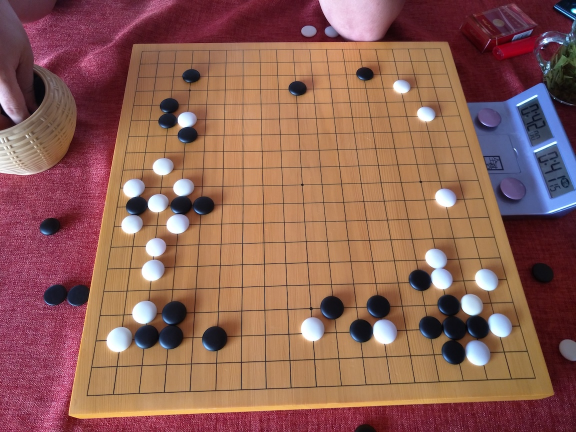
#> input picture data/raw/IMG20160706171004-16.jpg, 1152 x 864 px (shown at 1/2 size)
$ python Tran-BoardDect4.py
#> lines starting #> are read from the running program, lines starting #| are printed output that depends on the picture; after the words box and inside, x2 and y2 are one past the last pixel; in counts of white or black regions, pixels touching at a corner belong together
#整合版本：先进行透视变换，然后进行棋盘线检测
#添加自动缩放功能以适应高分辨率图片
# 这版没有损失，但增加了未成功的新功能，是目前正开发的最佳版 6/19 21:11
import cv2
import numpy as np
from collections import defaultdict
import math

# [6 lines of commented-out code are left out]
img = cv2.imread('../data/raw/IMG20160706171004-16.jpg')
#> img is the input picture: shape (864, 1152, 3); mean B, G, R 84.6, 96, 142.4

if img is None:
    print("没找到照片")
    exit()

# ====== 新增：自动缩放图片功能 ======
def auto_resize_image(image, target_width):
    """
    自动缩放图片到合适的尺寸进行处理
    target_width: 目标宽度，默认1000像素
    """
#> called with target_width = 1500
    height, width = image.shape[:2]
    print(f"原图尺寸: {width} x {height}")
#| 原图尺寸: 1152 x 864

    # 如果图片宽度超过目标宽度，则缩放
    #if width > target_width:
    if width > 2500:
        #scale_factor = target_width / width
        scale_factor = int((width * 10 / target_width))
        print("scale_factor is:", scale_factor)
        new_width = width * 10 // scale_factor
        #new_width = target_width
        #new_height = int(height * scale_factor)
        new_height = height * 10 // scale_factor

        #resized_img = cv2.resize(image, (new_width, new_height), interpolation=cv2.INTER_AREA)
        #resized_img = cv2.resize(image, (width*10//scale_factor, height*10//scale_factor), interpolation=cv2.INTER_AREA)
        resized_img = cv2.resize(image, (new_width, new_width), interpolation=cv2.INTER_AREA)
        print(f"缩放后尺寸: {new_width} x {new_height} (缩放比例: {scale_factor:.3f})")
        #print(f"缩放后尺寸: {width*10//scale_factor} x {height*10//scale_factor} (缩放比例: {scale_factor:.3f})")
        return resized_img, scale_factor
    else:
        print("图片尺寸合适，无需缩放")
        return image, 1.0

# 缩放图片
img, scale_factor = auto_resize_image(img, target_width=1500)
#> scale_factor = 1

# ====== 计算动态参数 ======
# 基准尺寸：1350像素宽度
base_width = 1350
current_width = img.shape[1]
param_scale = current_width / base_width if current_width < base_width else 1.0

print(f"当前图片宽度: {current_width}, 参数缩放比例: {param_scale:.3f}")
#| 当前图片宽度: 1152, 参数缩放比例: 0.853

# 动态调整的参数
perspective_size = int(660 * param_scale)
print("perspective_size changed from 660 to:", perspective_size)
#| perspective_size changed from 660 to: 563
perspective_corner = int(650 * param_scale)
print("perspective_corner changed from 650 to:", perspective_corner)
#| perspective_corner changed from 650 to: 554
hough_threshold = max(20, int(80 * param_scale))
print("hough_threshold changed from 20 to:", hough_threshold)
#| hough_threshold changed from 20 to: 68
min_line_length = max(20, int(100 * param_scale))
print("min_line_lengh changed from 20 to:", min_line_length)
#| min_line_lengh changed from 20 to: 85
max_line_gap = max(3, int(10 * param_scale))
print("max_line_gap changed from 3 to:", max_line_gap)
#| max_line_gap changed from 3 to: 8
line_filter_length = max(15, int(50 * param_scale))
print("line_filter_length changed from: max(15 to: ", line_filter_length)
#| line_filter_length changed from: max(15 to:  42
merge_tolerance = max(5, int(15 * param_scale))
print("merge_tolerance changed from 5 to:", merge_tolerance)
#| merge_tolerance changed from 5 to: 12
row_tolerance = max(8, int(20 * param_scale))
print("row_tolerance changed from 8 to:", row_tolerance)
#| row_tolerance changed from 8 to: 17
min_dist_threshold = max(8, int(20 * param_scale))
print("min_dis_threshold changed from 8 to:", min_dist_threshold)
#| min_dis_threshold changed from 8 to: 17
min_radius = max(3, int(8 * param_scale))
print("min_radius changed from 3 to:", min_radius)
#| min_radius changed from 3 to: 6
max_radius = max(8, int(25 * param_scale))
print("max_radius changed  from 8 to:", max_radius)
#| max_radius changed  from 8 to: 21
min_dist_circles = max(8, int(20 * param_scale))
print("min_dist_circles changed from 8 to:", min_dist_circles)
#| min_dist_circles changed from 8 to: 17

print(f"动态参数: perspective_size={perspective_size}, hough_threshold={hough_threshold}")
#| 动态参数: perspective_size=563, hough_threshold=68
print(f"min_line_length={min_line_length}, merge_tolerance={merge_tolerance}")
#| min_line_length=85, merge_tolerance=12

# ====== 缩放功能结束 ======

original_img = img.copy()
cv2.imshow("original picture", img)

print("开始透视变换...")

# ====== 透视变换部分 ======
im_gray = cv2.cvtColor(img, cv2.COLOR_BGR2GRAY)
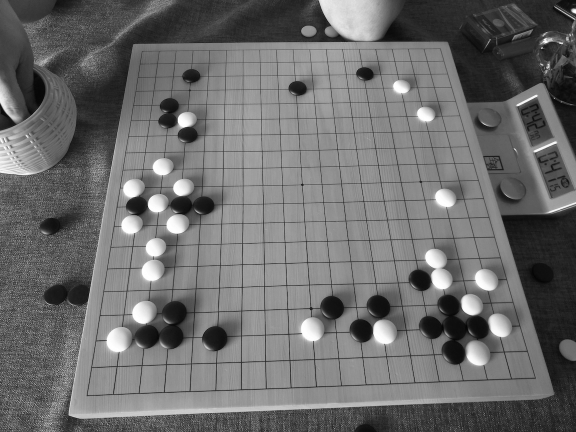
#> im_gray: shape (864, 1152) (shown at 1/2 size); min 1, max 255, mean 108.6
im_gray = cv2.GaussianBlur(im_gray, (3,3), 0) # 滤波降噪
im_edge = cv2.Canny(im_gray, 30, 50) # 边缘检测
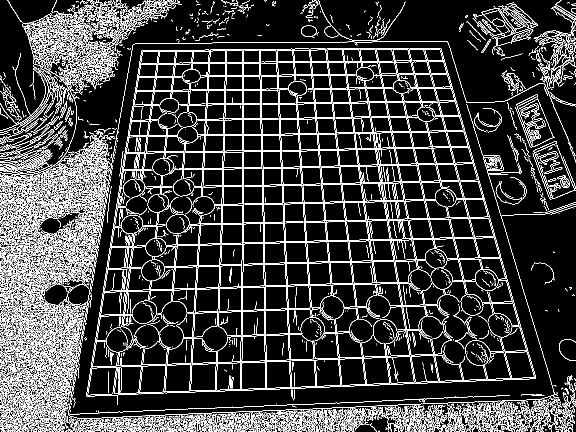
#> im_edge: shape (864, 1152) (shown at 1/2 size); 14.4% white in thin lines or dots

cv2.imshow('Edge Detection', im_edge) # 显示边缘检测结果

contours, hierarchy = cv2.findContours(im_edge, cv2.RETR_EXTERNAL, cv2.CHAIN_APPROX_SIMPLE) # 提取轮廓
#> contours = 2804 contours, 2581 with area under 20; largest, box (x1, y1, x2, y2) and area: (173, 96, 1072, 793) 496754, (0, 480, 141, 775) 5834, (92, 83, 1110, 864) 4238, (117, 82, 237, 158) 1752, (43, 357, 127, 459) 1512
rect, area = None, 0 # 找到的最大四边形及其面积

for item in contours:
    hull = cv2.convexHull(item) # 寻找凸包
    epsilon = 0.1 * cv2.arcLength(hull, True) # 忽略弧长10%的点
    approx = cv2.approxPolyDP(hull, epsilon, True) # 将凸包拟合为多边形
    if len(approx) == 4 and cv2.isContourConvex(approx): # 如果是凸四边形
        ps = np.reshape(approx, (4,2))
        ps = ps[np.lexsort((ps[:,0],))]
        lt, lb = ps[:2][np.lexsort((ps[:2,1],))]
        rt, rb = ps[2:][np.lexsort((ps[2:,1],))]
        a = cv2.contourArea(approx) # 计算四边形面积
        if a > area:
            area = a
            rect = (lt, lb, rt, rb)
#> this loop made 2804 passes
#> (epsilon, lt, lb, rt, rb, a) on passes 134, 138, 165, 166, 191, 202, 247: (0.748, [1011, 858], [1012, 859], [1012, 856], [1013, 857], 3), (2.24, [524, 863], [528, 863], [528, 856], [531, 857], 24.5), (1.48, [97, 855], [99, 860], [101, 856], [101, 859], 12), (2.72, [90, 856], [91, 863], [93, 855], [98, 863], 39), (2.71, [403, 853], [404, 861], [408, 856], [409, 863], 35), (2.85, [824, 855], [825, 863], [828, 852], [829, 863], 39.5), (0.915, [969, 850], [970, 853], [970, 849], [971, 852], 4)
#> after the loop, area = 549286; rect = ([92, 343], [140, 832], [1086, 166], [1108, 789])

# 检查是否找到棋盘
if rect is None:
    print('在图像文件中找不到棋盘！使用原图进行后续处理...')
    # 如果没找到棋盘轮廓，使用原图
    img = original_img
    gray = cv2.cvtColor(img, cv2.COLOR_BGR2GRAY)
else:
    print('棋盘坐标：')
    print('\t左上角:(%d,%d)'%(rect[0][0],rect[0][1]))
#| 	左上角:(92,343)
    print('\t左下角:(%d,%d)'%(rect[1][0],rect[1][1]))
#| 	左下角:(140,832)
    print('\t右上角:(%d,%d)'%(rect[2][0],rect[2][1]))
#| 	右上角:(1086,166)
    print('\t右下角:(%d,%d)'%(rect[3][0],rect[3][1]))
#| 	右下角:(1108,789)

    # 显示找到的角点
    corner_img = img.copy()
    for p in rect:
        cv2.circle(corner_img,(p[0],p[1]),15,(0,255,0),-1)
#> this loop made 4 passes
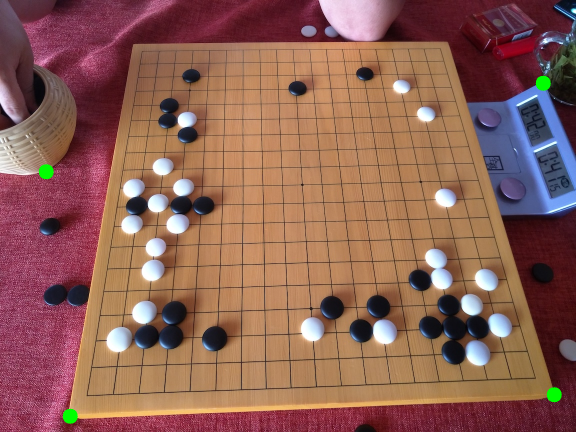
#> corner_img: shape (864, 1152, 3) (shown at 1/2 size); 0.28% of pixels changed, all inside (x1, y1, x2, y2) = (77, 151, 1124, 848)
    cv2.imshow('Found Corners', corner_img)

    # 执行透视变换
    lt, lb, rt, rb = rect
#> lt = [92, 343]; lb = [140, 832]; rt = [1086, 166]; rb = [1108, 789]
    pts1 = np.float32([(10,10), (10,perspective_corner), (perspective_corner,10), (perspective_corner,perspective_corner)]) # 预期的棋盘四个角的坐标
    pts2 = np.float32([lt, lb, rt, rb]) # 当前找到的棋盘四个角的坐标
#> pts2 = [[92, 343], [140, 832], [1086, 166], [1108, 789]]
    m = cv2.getPerspectiveTransform(pts2, pts1) # 生成透视矩阵
#> m = [[0.681, -0.0675, -29.6], [0.19, 1.05, -368.4], [0.000255, -8.74e-05, 1]]

    # 对原图执行透视变换
    img = cv2.warpPerspective(original_img, m, (perspective_size, perspective_size))
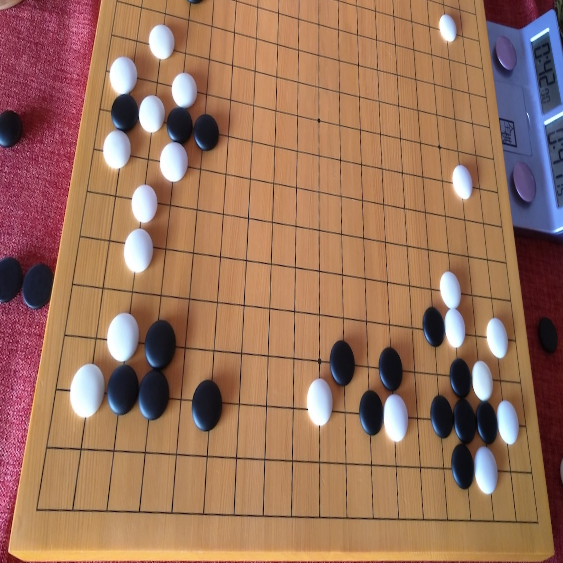
#> img: shape (563, 563, 3); mean B, G, R 91.5, 114.3, 156.3
    gray = cv2.warpPerspective(im_gray, m, (perspective_size, perspective_size))
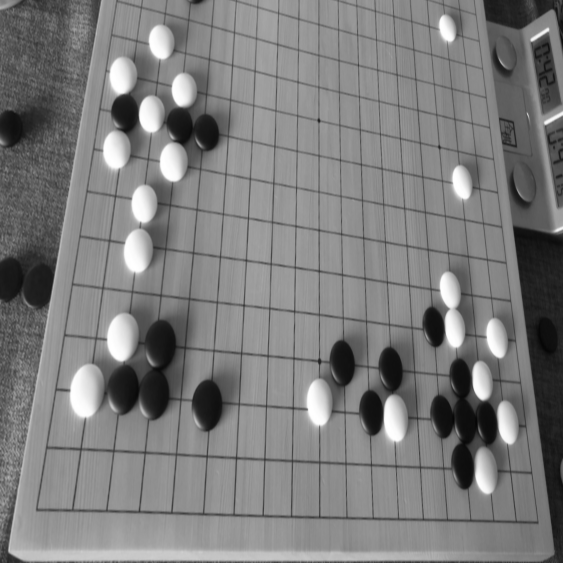
#> gray: shape (563, 563); min 5, max 255, mean 124.3

    cv2.imshow('Perspective Corrected', img)
    print("透视变换完成！")

# ====== 棋盘线检测部分 ======
print("开始棋盘线检测...")

# 高斯模糊
blur = cv2.GaussianBlur(gray, (5, 5), 0)

# 边缘检测
edges = cv2.Canny(blur, 50, 150)
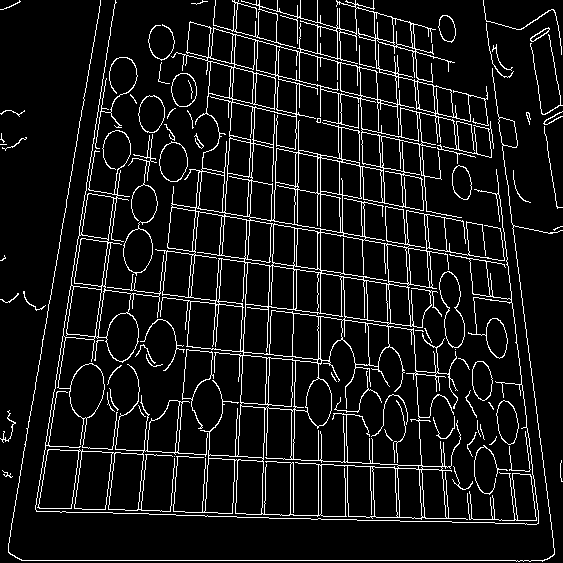
#> edges: shape (563, 563); 8.7% white in thin lines or dots
cv2.imshow('edges', edges)

# 使用霍夫变换检测直线
lines = cv2.HoughLinesP(edges, 1, np.pi/180, threshold=hough_threshold, minLineLength=min_line_length, maxLineGap=max_line_gap)
#> lines = 99 rows, first 6: [21, 560, 544, 560], [38, 511, 106, 78], [45, 448, 188, 456], [35, 508, 115, 0], [294, 242, 296, 71], [496, 171, 538, 520]

if lines is None:
    print("未检测到任何直线")
    cv2.waitKey(0)
    cv2.destroyAllWindows()
    exit()

print(f"检测到 {len(lines)} 条直线")
#| 检测到 99 条直线

# 创建一个副本用于绘制检测到的线条
lines_img = img.copy()

# 分离水平线和垂直线
horizontal_lines = []
vertical_lines = []

def line_angle(line):
    x1, y1, x2, y2 = line
    return math.atan2(y2 - y1, x2 - x1) * 180 / math.pi

def line_length(line):
    x1, y1, x2, y2 = line
    return math.sqrt((x2 - x1)**2 + (y2 - y1)**2)

# 过滤和分类直线
for line in lines:
    x1, y1, x2, y2 = line[0]
    angle = abs(line_angle(line[0]))
    length = line_length(line[0])

    # 只考虑足够长的线条
    if length > line_filter_length:
        # 水平线 (角度接近0或180度)
        if angle < 10 or angle > 170:
            horizontal_lines.append(line[0])
            cv2.line(lines_img, (x1, y1), (x2, y2), (0, 255, 0), 2)
        # 垂直线 (角度接近90度)
        elif 80 < angle < 100:
            vertical_lines.append(line[0])
            cv2.line(lines_img, (x1, y1), (x2, y2), (255, 0, 0), 2)
#> this loop made 99 passes
#> line on passes 11 to 18: [[295, 313, 298, 136]], [[317, 316, 317, 153]], [[237, 465, 252, 161]], [[410, 22, 430, 306]], [[413, 23, 433, 307]], [[320, 364, 320, 154]], [[361, 121, 365, 240]], [[152, 249, 363, 279]]
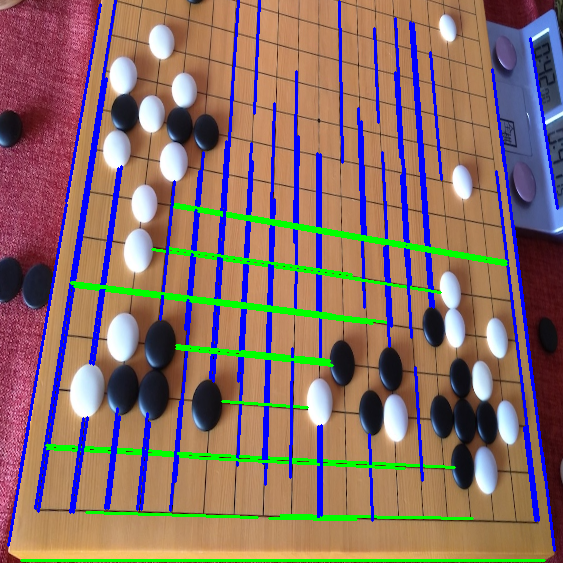
#> lines_img: shape (563, 563, 3); 12.31% of pixels changed, all inside (x1, y1, x2, y2) = (7, 0, 559, 562)

print(f"水平线: {len(horizontal_lines)} 条")
#| 水平线: 23 条
print(f"垂直线: {len(vertical_lines)} 条")
#| 垂直线: 59 条
#> (the rest of the program and of its run is left out)
